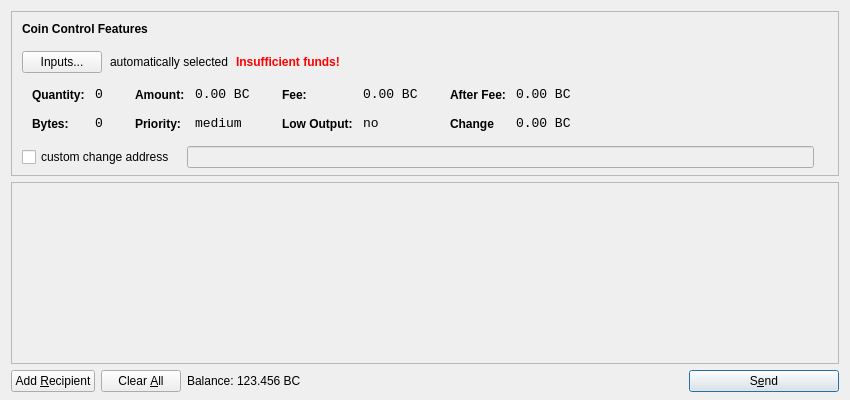
<?xml version="1.0" encoding="UTF-8"?>
<ui version="4.0">
 <class>SendCoinsDialog</class>
 <widget class="QDialog" name="SendCoinsDialog">
  <property name="geometry">
   <rect>
    <x>0</x>
    <y>0</y>
    <width>850</width>
    <height>400</height>
   </rect>
  </property>
  <property name="windowTitle">
   <string>Send Coins</string>
  </property>
  <layout class="QVBoxLayout" name="verticalLayout" stretch="0,1,0">
   <property name="bottomMargin">
    <number>8</number>
   </property>
   <item>
    <widget class="QFrame" name="frameCoinControl">
     <property name="sizePolicy">
      <sizepolicy hsizetype="Expanding" vsizetype="Expanding">
       <horstretch>0</horstretch>
       <verstretch>0</verstretch>
      </sizepolicy>
     </property>
     <property name="maximumSize">
      <size>
       <width>16777215</width>
       <height>16777215</height>
      </size>
     </property>
     <property name="frameShape">
      <enum>QFrame::StyledPanel</enum>
     </property>
     <property name="frameShadow">
      <enum>QFrame::Sunken</enum>
     </property>
     <layout class="QVBoxLayout" name="verticalLayoutCoinControl2">
      <property name="spacing">
       <number>-1</number>
      </property>
      <property name="leftMargin">
       <number>0</number>
      </property>
      <property name="topMargin">
       <number>0</number>
      </property>
      <property name="rightMargin">
       <number>0</number>
      </property>
      <property name="bottomMargin">
       <number>6</number>
      </property>
      <item>
       <layout class="QVBoxLayout" name="verticalLayoutCoinControl" stretch="0,0,0,0,1">
        <property name="spacing">
         <number>0</number>
        </property>
        <property name="leftMargin">
         <number>10</number>
        </property>
        <property name="topMargin">
         <number>10</number>
        </property>
        <item>
         <layout class="QHBoxLayout" name="horizontalLayoutCoinControl1">
          <property name="bottomMargin">
           <number>15</number>
          </property>
          <item>
           <widget class="QLabel" name="labelCoinControlFeatures">
            <property name="sizePolicy">
             <sizepolicy hsizetype="Preferred" vsizetype="Maximum">
              <horstretch>0</horstretch>
              <verstretch>0</verstretch>
             </sizepolicy>
            </property>
            <property name="font">
             <font>
              <weight>75</weight>
              <bold>true</bold>
             </font>
            </property>
            <property name="styleSheet">
             <string notr="true">font-weight:bold;</string>
            </property>
            <property name="text">
             <string>Coin Control Features</string>
            </property>
           </widget>
          </item>
         </layout>
        </item>
        <item>
         <layout class="QHBoxLayout" name="horizontalLayoutCoinControl2" stretch="0,0,0,0">
          <property name="spacing">
           <number>8</number>
          </property>
          <property name="bottomMargin">
           <number>10</number>
          </property>
          <item>
           <widget class="QPushButton" name="pushButtonCoinControl">
            <property name="styleSheet">
             <string notr="true"/>
            </property>
            <property name="text">
             <string>Inputs...</string>
            </property>
           </widget>
          </item>
          <item>
           <widget class="QLabel" name="labelCoinControlAutomaticallySelected">
            <property name="text">
             <string>automatically selected</string>
            </property>
            <property name="margin">
             <number>5</number>
            </property>
           </widget>
          </item>
          <item>
           <widget class="QLabel" name="labelCoinControlInsuffFunds">
            <property name="font">
             <font>
              <weight>75</weight>
              <bold>true</bold>
             </font>
            </property>
            <property name="styleSheet">
             <string notr="true">color:red;font-weight:bold;</string>
            </property>
            <property name="text">
             <string>Insufficient funds!</string>
            </property>
            <property name="margin">
             <number>5</number>
            </property>
           </widget>
          </item>
          <item>
           <spacer name="horizontalSpacerCoinControl">
            <property name="orientation">
             <enum>Qt::Horizontal</enum>
            </property>
            <property name="sizeHint" stdset="0">
             <size>
              <width>40</width>
              <height>1</height>
             </size>
            </property>
           </spacer>
          </item>
         </layout>
        </item>
        <item>
         <widget class="QWidget" name="widgetCoinControl" native="true">
          <property name="sizePolicy">
           <sizepolicy hsizetype="Preferred" vsizetype="Preferred">
            <horstretch>0</horstretch>
            <verstretch>0</verstretch>
           </sizepolicy>
          </property>
          <property name="minimumSize">
           <size>
            <width>0</width>
            <height>0</height>
           </size>
          </property>
          <property name="styleSheet">
           <string notr="true"/>
          </property>
          <layout class="QHBoxLayout" name="horizontalLayoutCoinControl5">
           <property name="margin">
            <number>0</number>
           </property>
           <item>
            <layout class="QHBoxLayout" name="horizontalLayoutCoinControl3" stretch="0,0,0,1">
             <property name="spacing">
              <number>20</number>
             </property>
             <property name="topMargin">
              <number>0</number>
             </property>
             <property name="bottomMargin">
              <number>10</number>
             </property>
             <item>
              <layout class="QFormLayout" name="formLayoutCoinControl1">
               <property name="horizontalSpacing">
                <number>10</number>
               </property>
               <property name="verticalSpacing">
                <number>14</number>
               </property>
               <property name="leftMargin">
                <number>10</number>
               </property>
               <property name="topMargin">
                <number>4</number>
               </property>
               <property name="rightMargin">
                <number>6</number>
               </property>
               <item row="0" column="0">
                <widget class="QLabel" name="labelCoinControlQuantityText">
                 <property name="styleSheet">
                  <string notr="true">font-weight:bold;</string>
                 </property>
                 <property name="text">
                  <string>Quantity:</string>
                 </property>
                 <property name="margin">
                  <number>0</number>
                 </property>
                </widget>
               </item>
               <item row="0" column="1">
                <widget class="QLabel" name="labelCoinControlQuantity">
                 <property name="font">
                  <font>
                   <family>Monospace</family>
                   <pointsize>10</pointsize>
                  </font>
                 </property>
                 <property name="cursor">
                  <cursorShape>IBeamCursor</cursorShape>
                 </property>
                 <property name="contextMenuPolicy">
                  <enum>Qt::ActionsContextMenu</enum>
                 </property>
                 <property name="text">
                  <string>0</string>
                 </property>
                 <property name="margin">
                  <number>0</number>
                 </property>
                 <property name="textInteractionFlags">
                  <set>Qt::LinksAccessibleByMouse|Qt::TextSelectableByKeyboard|Qt::TextSelectableByMouse</set>
                 </property>
                </widget>
               </item>
               <item row="1" column="0">
                <widget class="QLabel" name="labelCoinControlBytesText">
                 <property name="styleSheet">
                  <string notr="true">font-weight:bold;</string>
                 </property>
                 <property name="text">
                  <string>Bytes:</string>
                 </property>
                </widget>
               </item>
               <item row="1" column="1">
                <widget class="QLabel" name="labelCoinControlBytes">
                 <property name="font">
                  <font>
                   <family>Monospace</family>
                   <pointsize>10</pointsize>
                  </font>
                 </property>
                 <property name="cursor">
                  <cursorShape>IBeamCursor</cursorShape>
                 </property>
                 <property name="contextMenuPolicy">
                  <enum>Qt::ActionsContextMenu</enum>
                 </property>
                 <property name="text">
                  <string>0</string>
                 </property>
                 <property name="textInteractionFlags">
                  <set>Qt::LinksAccessibleByMouse|Qt::TextSelectableByKeyboard|Qt::TextSelectableByMouse</set>
                 </property>
                </widget>
               </item>
              </layout>
             </item>
             <item>
              <layout class="QFormLayout" name="formLayoutCoinControl2">
               <property name="horizontalSpacing">
                <number>10</number>
               </property>
               <property name="verticalSpacing">
                <number>14</number>
               </property>
               <property name="leftMargin">
                <number>6</number>
               </property>
               <property name="topMargin">
                <number>4</number>
               </property>
               <property name="rightMargin">
                <number>6</number>
               </property>
               <item row="0" column="0">
                <widget class="QLabel" name="labelCoinControlAmountText">
                 <property name="styleSheet">
                  <string notr="true">font-weight:bold;</string>
                 </property>
                 <property name="text">
                  <string>Amount:</string>
                 </property>
                 <property name="margin">
                  <number>0</number>
                 </property>
                </widget>
               </item>
               <item row="0" column="1">
                <widget class="QLabel" name="labelCoinControlAmount">
                 <property name="font">
                  <font>
                   <family>Monospace</family>
                   <pointsize>10</pointsize>
                  </font>
                 </property>
                 <property name="cursor">
                  <cursorShape>IBeamCursor</cursorShape>
                 </property>
                 <property name="contextMenuPolicy">
                  <enum>Qt::ActionsContextMenu</enum>
                 </property>
                 <property name="text">
                  <string>0.00 BC</string>
                 </property>
                 <property name="textInteractionFlags">
                  <set>Qt::LinksAccessibleByMouse|Qt::TextSelectableByKeyboard|Qt::TextSelectableByMouse</set>
                 </property>
                </widget>
               </item>
               <item row="1" column="0">
                <widget class="QLabel" name="labelCoinControlPriorityText">
                 <property name="styleSheet">
                  <string notr="true">font-weight:bold;</string>
                 </property>
                 <property name="text">
                  <string>Priority:</string>
                 </property>
                </widget>
               </item>
               <item row="1" column="1">
                <widget class="QLabel" name="labelCoinControlPriority">
                 <property name="font">
                  <font>
                   <family>Monospace</family>
                   <pointsize>10</pointsize>
                  </font>
                 </property>
                 <property name="cursor">
                  <cursorShape>IBeamCursor</cursorShape>
                 </property>
                 <property name="contextMenuPolicy">
                  <enum>Qt::ActionsContextMenu</enum>
                 </property>
                 <property name="text">
                  <string>medium</string>
                 </property>
                 <property name="textInteractionFlags">
                  <set>Qt::LinksAccessibleByMouse|Qt::TextSelectableByKeyboard|Qt::TextSelectableByMouse</set>
                 </property>
                </widget>
               </item>
              </layout>
             </item>
             <item>
              <layout class="QFormLayout" name="formLayoutCoinControl3">
               <property name="horizontalSpacing">
                <number>10</number>
               </property>
               <property name="verticalSpacing">
                <number>14</number>
               </property>
               <property name="leftMargin">
                <number>6</number>
               </property>
               <property name="topMargin">
                <number>4</number>
               </property>
               <property name="rightMargin">
                <number>6</number>
               </property>
               <item row="0" column="0">
                <widget class="QLabel" name="labelCoinControlFeeText">
                 <property name="styleSheet">
                  <string notr="true">font-weight:bold;</string>
                 </property>
                 <property name="text">
                  <string>Fee:</string>
                 </property>
                 <property name="margin">
                  <number>0</number>
                 </property>
                </widget>
               </item>
               <item row="0" column="1">
                <widget class="QLabel" name="labelCoinControlFee">
                 <property name="font">
                  <font>
                   <family>Monospace</family>
                   <pointsize>10</pointsize>
                  </font>
                 </property>
                 <property name="cursor">
                  <cursorShape>IBeamCursor</cursorShape>
                 </property>
                 <property name="contextMenuPolicy">
                  <enum>Qt::ActionsContextMenu</enum>
                 </property>
                 <property name="text">
                  <string>0.00 BC</string>
                 </property>
                 <property name="textInteractionFlags">
                  <set>Qt::LinksAccessibleByMouse|Qt::TextSelectableByKeyboard|Qt::TextSelectableByMouse</set>
                 </property>
                </widget>
               </item>
               <item row="1" column="0">
                <widget class="QLabel" name="labelCoinControlLowOutputText">
                 <property name="styleSheet">
                  <string notr="true">font-weight:bold;</string>
                 </property>
                 <property name="text">
                  <string>Low Output:</string>
                 </property>
                </widget>
               </item>
               <item row="1" column="1">
                <widget class="QLabel" name="labelCoinControlLowOutput">
                 <property name="font">
                  <font>
                   <family>Monospace</family>
                   <pointsize>10</pointsize>
                  </font>
                 </property>
                 <property name="cursor">
                  <cursorShape>IBeamCursor</cursorShape>
                 </property>
                 <property name="contextMenuPolicy">
                  <enum>Qt::ActionsContextMenu</enum>
                 </property>
                 <property name="text">
                  <string>no</string>
                 </property>
                 <property name="textInteractionFlags">
                  <set>Qt::LinksAccessibleByMouse|Qt::TextSelectableByKeyboard|Qt::TextSelectableByMouse</set>
                 </property>
                </widget>
               </item>
              </layout>
             </item>
             <item>
              <layout class="QFormLayout" name="formLayoutCoinControl4">
               <property name="horizontalSpacing">
                <number>10</number>
               </property>
               <property name="verticalSpacing">
                <number>14</number>
               </property>
               <property name="leftMargin">
                <number>6</number>
               </property>
               <property name="topMargin">
                <number>4</number>
               </property>
               <property name="rightMargin">
                <number>6</number>
               </property>
               <item row="0" column="0">
                <widget class="QLabel" name="labelCoinControlAfterFeeText">
                 <property name="styleSheet">
                  <string notr="true">font-weight:bold;</string>
                 </property>
                 <property name="text">
                  <string>After Fee:</string>
                 </property>
                 <property name="margin">
                  <number>0</number>
                 </property>
                </widget>
               </item>
               <item row="0" column="1">
                <widget class="QLabel" name="labelCoinControlAfterFee">
                 <property name="font">
                  <font>
                   <family>Monospace</family>
                   <pointsize>10</pointsize>
                  </font>
                 </property>
                 <property name="cursor">
                  <cursorShape>IBeamCursor</cursorShape>
                 </property>
                 <property name="contextMenuPolicy">
                  <enum>Qt::ActionsContextMenu</enum>
                 </property>
                 <property name="text">
                  <string>0.00 BC</string>
                 </property>
                 <property name="textInteractionFlags">
                  <set>Qt::LinksAccessibleByMouse|Qt::TextSelectableByKeyboard|Qt::TextSelectableByMouse</set>
                 </property>
                </widget>
               </item>
               <item row="1" column="0">
                <widget class="QLabel" name="labelCoinControlChangeText">
                 <property name="styleSheet">
                  <string notr="true">font-weight:bold;</string>
                 </property>
                 <property name="text">
                  <string>Change</string>
                 </property>
                </widget>
               </item>
               <item row="1" column="1">
                <widget class="QLabel" name="labelCoinControlChange">
                 <property name="font">
                  <font>
                   <family>Monospace</family>
                   <pointsize>10</pointsize>
                  </font>
                 </property>
                 <property name="cursor">
                  <cursorShape>IBeamCursor</cursorShape>
                 </property>
                 <property name="contextMenuPolicy">
                  <enum>Qt::ActionsContextMenu</enum>
                 </property>
                 <property name="text">
                  <string>0.00 BC</string>
                 </property>
                 <property name="textInteractionFlags">
                  <set>Qt::LinksAccessibleByMouse|Qt::TextSelectableByKeyboard|Qt::TextSelectableByMouse</set>
                 </property>
                </widget>
               </item>
              </layout>
             </item>
            </layout>
           </item>
          </layout>
         </widget>
        </item>
        <item>
         <layout class="QHBoxLayout" name="horizontalLayoutCoinControl4" stretch="0,0,0">
          <property name="spacing">
           <number>12</number>
          </property>
          <property name="sizeConstraint">
           <enum>QLayout::SetDefaultConstraint</enum>
          </property>
          <property name="topMargin">
           <number>5</number>
          </property>
          <property name="rightMargin">
           <number>5</number>
          </property>
          <item>
           <widget class="QCheckBox" name="checkBoxCoinControlChange">
            <property name="text">
             <string>custom change address</string>
            </property>
           </widget>
          </item>
          <item>
           <widget class="QLineEdit" name="lineEditCoinControlChange">
            <property name="enabled">
             <bool>false</bool>
            </property>
            <property name="sizePolicy">
             <sizepolicy hsizetype="Expanding" vsizetype="Fixed">
              <horstretch>0</horstretch>
              <verstretch>0</verstretch>
             </sizepolicy>
            </property>
           </widget>
          </item>
          <item>
           <widget class="QLabel" name="labelCoinControlChangeLabel">
            <property name="sizePolicy">
             <sizepolicy hsizetype="Preferred" vsizetype="Expanding">
              <horstretch>0</horstretch>
              <verstretch>0</verstretch>
             </sizepolicy>
            </property>
            <property name="minimumSize">
             <size>
              <width>0</width>
              <height>0</height>
             </size>
            </property>
            <property name="text">
             <string/>
            </property>
            <property name="margin">
             <number>3</number>
            </property>
           </widget>
          </item>
         </layout>
        </item>
        <item>
         <spacer name="verticalSpacerCoinControl">
          <property name="orientation">
           <enum>Qt::Vertical</enum>
          </property>
          <property name="sizeHint" stdset="0">
           <size>
            <width>800</width>
            <height>1</height>
           </size>
          </property>
         </spacer>
        </item>
       </layout>
      </item>
     </layout>
    </widget>
   </item>
   <item>
    <widget class="QScrollArea" name="scrollArea">
     <property name="widgetResizable">
      <bool>true</bool>
     </property>
     <widget class="QWidget" name="scrollAreaWidgetContents">
      <property name="geometry">
       <rect>
        <x>0</x>
        <y>0</y>
        <width>830</width>
        <height>165</height>
       </rect>
      </property>
      <layout class="QVBoxLayout" name="verticalLayout_2">
       <property name="margin">
        <number>0</number>
       </property>
       <item>
        <layout class="QVBoxLayout" name="entries">
         <property name="spacing">
          <number>6</number>
         </property>
        </layout>
       </item>
       <item>
        <spacer name="verticalSpacer">
         <property name="orientation">
          <enum>Qt::Vertical</enum>
         </property>
         <property name="sizeHint" stdset="0">
          <size>
           <width>20</width>
           <height>40</height>
          </size>
         </property>
        </spacer>
       </item>
      </layout>
     </widget>
    </widget>
   </item>
   <item>
    <layout class="QHBoxLayout" name="horizontalLayout">
     <item>
      <widget class="QPushButton" name="addButton">
       <property name="toolTip">
        <string>Send to multiple recipients at once</string>
       </property>
       <property name="text">
        <string>Add &amp;Recipient</string>
       </property>
       <property name="icon">
        <iconset resource="../EAGS.qrc">
         <normaloff>:/icons/add</normaloff>:/icons/add</iconset>
       </property>
       <property name="autoDefault">
        <bool>false</bool>
       </property>
      </widget>
     </item>
     <item>
      <widget class="QPushButton" name="clearButton">
       <property name="sizePolicy">
        <sizepolicy hsizetype="Minimum" vsizetype="Fixed">
         <horstretch>0</horstretch>
         <verstretch>0</verstretch>
        </sizepolicy>
       </property>
       <property name="toolTip">
        <string>Remove all transaction fields</string>
       </property>
       <property name="text">
        <string>Clear &amp;All</string>
       </property>
       <property name="icon">
        <iconset resource="../EAGS.qrc">
         <normaloff>:/icons/remove</normaloff>:/icons/remove</iconset>
       </property>
       <property name="autoRepeatDelay">
        <number>300</number>
       </property>
       <property name="autoDefault">
        <bool>false</bool>
       </property>
      </widget>
     </item>
     <item>
      <layout class="QHBoxLayout" name="horizontalLayout_2">
       <property name="spacing">
        <number>3</number>
       </property>
       <item>
        <widget class="QLabel" name="label">
         <property name="sizePolicy">
          <sizepolicy hsizetype="Preferred" vsizetype="Fixed">
           <horstretch>0</horstretch>
           <verstretch>0</verstretch>
          </sizepolicy>
         </property>
         <property name="text">
          <string>Balance:</string>
         </property>
        </widget>
       </item>
       <item>
        <widget class="QLabel" name="labelBalance">
         <property name="sizePolicy">
          <sizepolicy hsizetype="Preferred" vsizetype="Fixed">
           <horstretch>0</horstretch>
           <verstretch>0</verstretch>
          </sizepolicy>
         </property>
         <property name="cursor">
          <cursorShape>IBeamCursor</cursorShape>
         </property>
         <property name="text">
          <string>123.456 BC</string>
         </property>
         <property name="textInteractionFlags">
          <set>Qt::LinksAccessibleByMouse|Qt::TextSelectableByKeyboard|Qt::TextSelectableByMouse</set>
         </property>
        </widget>
       </item>
      </layout>
     </item>
     <item>
      <spacer name="horizontalSpacer">
       <property name="orientation">
        <enum>Qt::Horizontal</enum>
       </property>
       <property name="sizeHint" stdset="0">
        <size>
         <width>40</width>
         <height>20</height>
        </size>
       </property>
      </spacer>
     </item>
     <item>
      <widget class="QPushButton" name="sendButton">
       <property name="minimumSize">
        <size>
         <width>150</width>
         <height>0</height>
        </size>
       </property>
       <property name="toolTip">
        <string>Confirm the send action</string>
       </property>
       <property name="text">
        <string>S&amp;end</string>
       </property>
       <property name="icon">
        <iconset resource="../EAGS.qrc">
         <normaloff>:/icons/send</normaloff>:/icons/send</iconset>
       </property>
       <property name="default">
        <bool>true</bool>
       </property>
      </widget>
     </item>
    </layout>
   </item>
  </layout>
 </widget>
 <resources>
  <include location="../EAGS.qrc"/>
 </resources>
 <connections/>
</ui>
